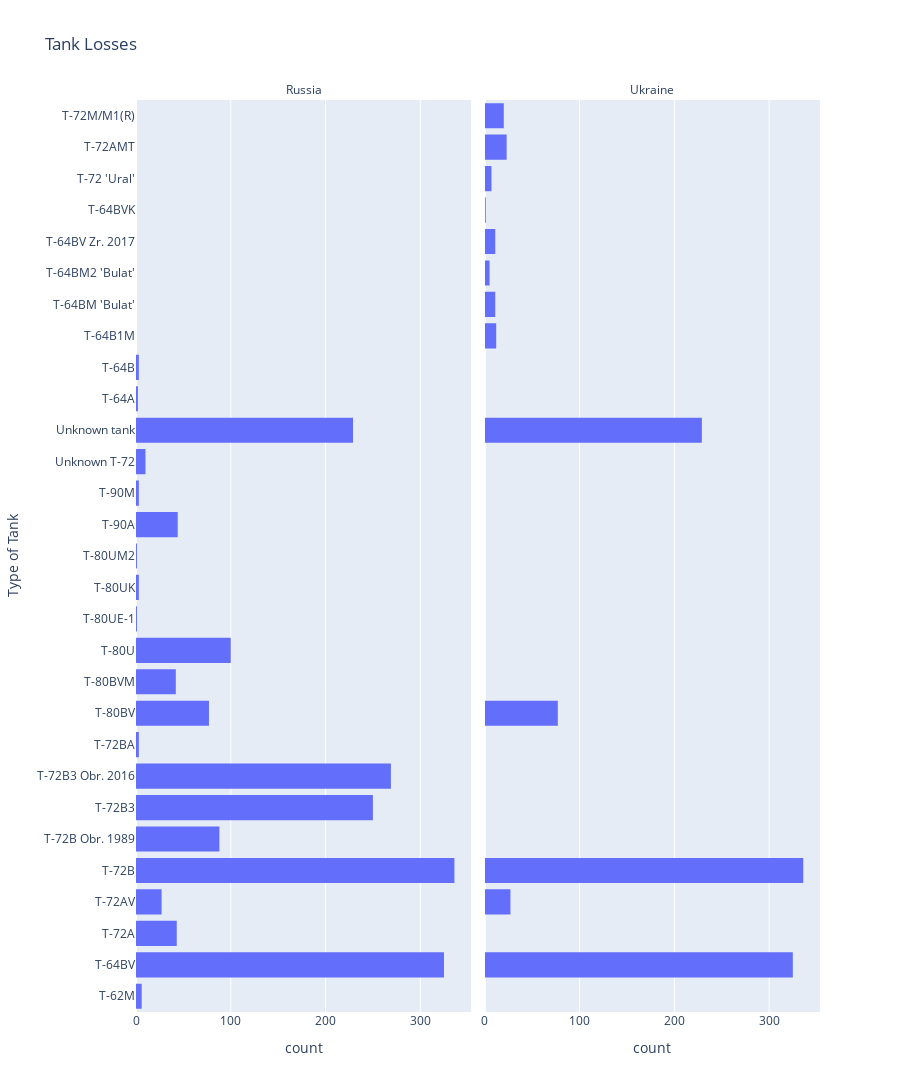

Notebook cell for this chart:
### Code cell
tanks = oryx[oryx['class'] == 'Tanks']

fig = px.histogram(
    tanks, 
    y="system", 
    facet_col="country_y", 
    height=1100,
    labels={"system": "Type of Tank"},
    title="Tank Losses"
)
fig.for_each_annotation(lambda a: a.update(text=a.text.split("=")[1]))
fig.show()

### Figure 1 — Plotly figure (JSON) as saved in the notebook; plotly's stock layout.template omitted (floating-point values rounded to 4 significant figures; data arrays with more than 128 entries replaced by an {"elided": "..."} marker saying what was removed)
{"data": [{"alignmentgroup": "True", "bingroup": "y", "hovertemplate": "country_y=Russia<br>count=%{x}<br>Type of Tank=%{y}<extra></extra>", "legendgroup": "", "marker": {"color": "#636efa", "pattern": {"shape": ""}}, "name": "", "offsetgroup": "", "orientation": "h", "showlegend": false, "type": "histogram", "xaxis": "x", "y": {"elided": "1862 str values"}, "yaxis": "y"}, {"alignmentgroup": "True", "bingroup": "y", "hovertemplate": "country_y=Ukraine<br>count=%{x}<br>Type of Tank=%{y}<extra></extra>", "legendgroup": "", "marker": {"color": "#636efa", "pattern": {"shape": ""}}, "name": "", "offsetgroup": "", "orientation": "h", "showlegend": false, "type": "histogram", "xaxis": "x2", "y": {"elided": "1084 str values"}, "yaxis": "y2"}], "layout": {"annotations": [{"font": {}, "showarrow": false, "text": "Russia", "x": 0.245, "xanchor": "center", "xref": "paper", "y": 1, "yanchor": "bottom", "yref": "paper"}, {"font": {}, "showarrow": false, "text": "Ukraine", "x": 0.755, "xanchor": "center", "xref": "paper", "y": 1, "yanchor": "bottom", "yref": "paper"}], "barmode": "relative", "height": 1100, "legend": {"tracegroupgap": 0}, "title": {"text": "Tank Losses"}, "xaxis": {"anchor": "y", "domain": [0, 0.49], "title": {"text": "count"}}, "xaxis2": {"anchor": "y2", "domain": [0.51, 1], "matches": "x", "title": {"text": "count"}}, "yaxis": {"anchor": "x", "domain": [0, 1], "title": {"text": "Type of Tank"}}, "yaxis2": {"anchor": "x2", "domain": [0, 1], "matches": "y", "showticklabels": false}}}
